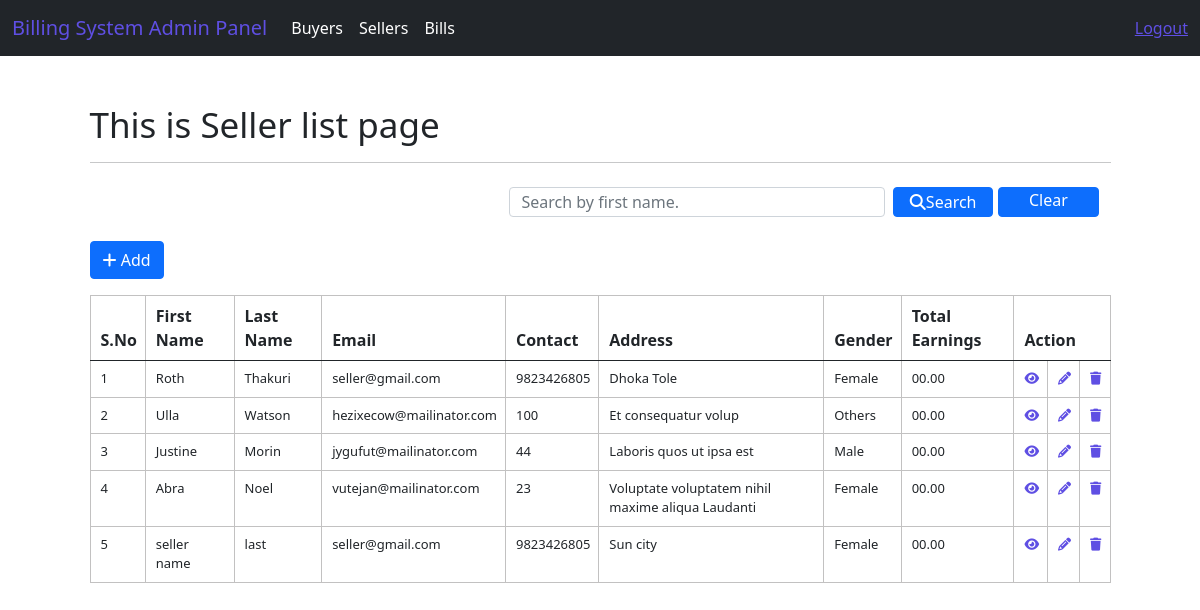
Screenshot of /system/seller/index (signed in) with the database file from the repository.
### system/models.py (models this page shows)
class CustomUser(AbstractUser):
    MALE = 'Male'
    FEMALE = 'Female'
    OTHERS = 'Female'
    GENDER_CHOICES = [
            (MALE, 'Male'),
            (FEMALE, 'Female'),
            (OTHERS, 'Others'),
            ]
    BUYER_ROLE = 'Buyer'
    SELLER_ROLE = 'Seller'
    ROLE_CHOICES = [
            (BUYER_ROLE, 'Buyer'),
            (SELLER_ROLE, 'Seller'),
            ]
    username = models.CharField(max_length=50, unique=True)
    first_name = models.CharField(max_length=50)
    last_name = models.CharField(max_length=50)
    address = models.CharField(max_length=50)
    contact = models.CharField(max_length=50)
    email = models.EmailField(max_length=50)
    gender = models.CharField(max_length=10, choices=GENDER_CHOICES)
    role = models.CharField(max_length=20, choices=ROLE_CHOICES)
    objects = UserManager()
    REQUIRED_FIELDS = []

### system/views.py (the view)
# urls.py: path("seller/index",views.seller_index,name= 'index-seller'),
@login_required(login_url='login')
def seller_index(request):
    seller_list = CustomUser.objects.filter(role="Seller").order_by('id')
    context = {"data": seller_list}
    if request.method == "POST":
        search = request.POST.get('search')
        sellers = CustomUser.objects.filter(role="Seller", first_name__icontains=search)
        context = {"data": sellers}
        return render(request, 'adminPanel/sellers/sellers_index.html', context)
    return render(request, 'adminPanel/sellers/sellers_index.html', context)

### templates/adminPanel/sellers/sellers_index.html (shortened to what this page needs)
{% extends 'layouts/master.html' %}
{% block custom_css %}
<link rel="stylesheet" href="https://cdnjs.cloudflare.com/ajax/libs/font-awesome/6.3.0/css/all.min.css"/>
{% endblock %}
{% block content %}
<div class="container mt-5">
    <h1>This is Seller list page</h1>
    <hr>
    <nav class="navbar bg-body-tertiary">
        <div class="container-fluid">
              <form class="d-flex" role="search" action="{% url 'index-seller' %}" method="POST">
                <input style="height: 30px;" class="form-control me-2" type="text" name="search" placeholder="Search by first name." aria-label="Search">
                <button class="btn btn-primary mb-3 mr-3" type="submit" style="height:30px; width: 160px; padding: 0px;"><i class="fa-solid fa-search"></i>Search</button>
                <a href="{% url 'index-seller' %}" class="btn btn-primary mb-3 ml-2"  style="height:30px; width: 160px; padding: 0px; margin-left: 5px;">Clear</a>
              </form>
        </div>
    </nav>
    <a href="{% url 'add-seller' %}" class="btn btn-primary mb-3"><i class="fa-solid fa-plus"></i> Add</a>
    <div class="row">
        <div class="col-12">
            <table class="table table-striped-columns table-hover">
                <thead>
                    <tr>
                        <th>S.No</th>
                        <th>First Name</th>
                        <th>Last Name</th>
                        <th>Email</th>
                        <th>Contact</th>
                        <th>Address</th>
                        <th>Gender</th>
                        <th>Total Earnings</th>
                        <th colspan="3">Action</th>
                    </tr>
                </thead>
                <tbody>
                    {% for val in data %}
                    <tr>
                        <td>{{ forloop.counter }}</td>
                        <td>{{ val.first_name }}</td>
                        <td>{{ val.last_name }}</td>
                        <td>{{val.email}}</td>
                        <td>{{val.contact}}</td>
                        <td>{{val.address}}</td>
                        <td>{{val.gender}}</td>
                        <td>00.00</td>
                        <td><a href="{% url 'view-seller' val.id %}"><i class="fa-solid fa-eye"></i></a></td>
                        <td><a href="{% url 'edit-seller' val.id %}"><i class="fa-solid fa-pencil"></i></a></td>
                        <td><a href="{% url 'delete-seller' val.id %}"><i class="fa-solid fa-trash"></i></a></td>
                    </tr>
                    {% endfor %}
                </tbody>
            </table>
        </div>
    </div>
</div>
{% endblock %}

### static/css/style.css (style rules this page uses)
h1 { font-size: 35px; }
.table-elements tr, td, th { font-size: 13px; border: 1px solid rgb(194, 193, 193); padding-left: 10px !important; }
.table-font-for-transcript td, th { font-size: 16px !important; }

### rows the page displays
CustomUser: first_name "Roth", last_name "Thakuri", email "seller@gmail.com", contact "9823426805", address "Dhoka Tole", gender "Female"
CustomUser: first_name "Ulla", last_name "Watson", email "hezixecow@mailinator.com", contact "100", address "Et consequatur volup", gender "Others"
CustomUser: first_name "Justine", last_name "Morin", email "jygufut@mailinator.com", contact "44", address "Laboris quos ut ipsa est", gender "Male"
CustomUser: first_name "Abra", last_name "Noel", email "vutejan@mailinator.com", contact "23", address "Voluptate voluptatem nihil maxime aliqua Laudanti", gender "Female"
CustomUser: first_name "seller name", last_name "last", email "seller@gmail.com", contact "9823426805", address "Sun city", gender "Female"
